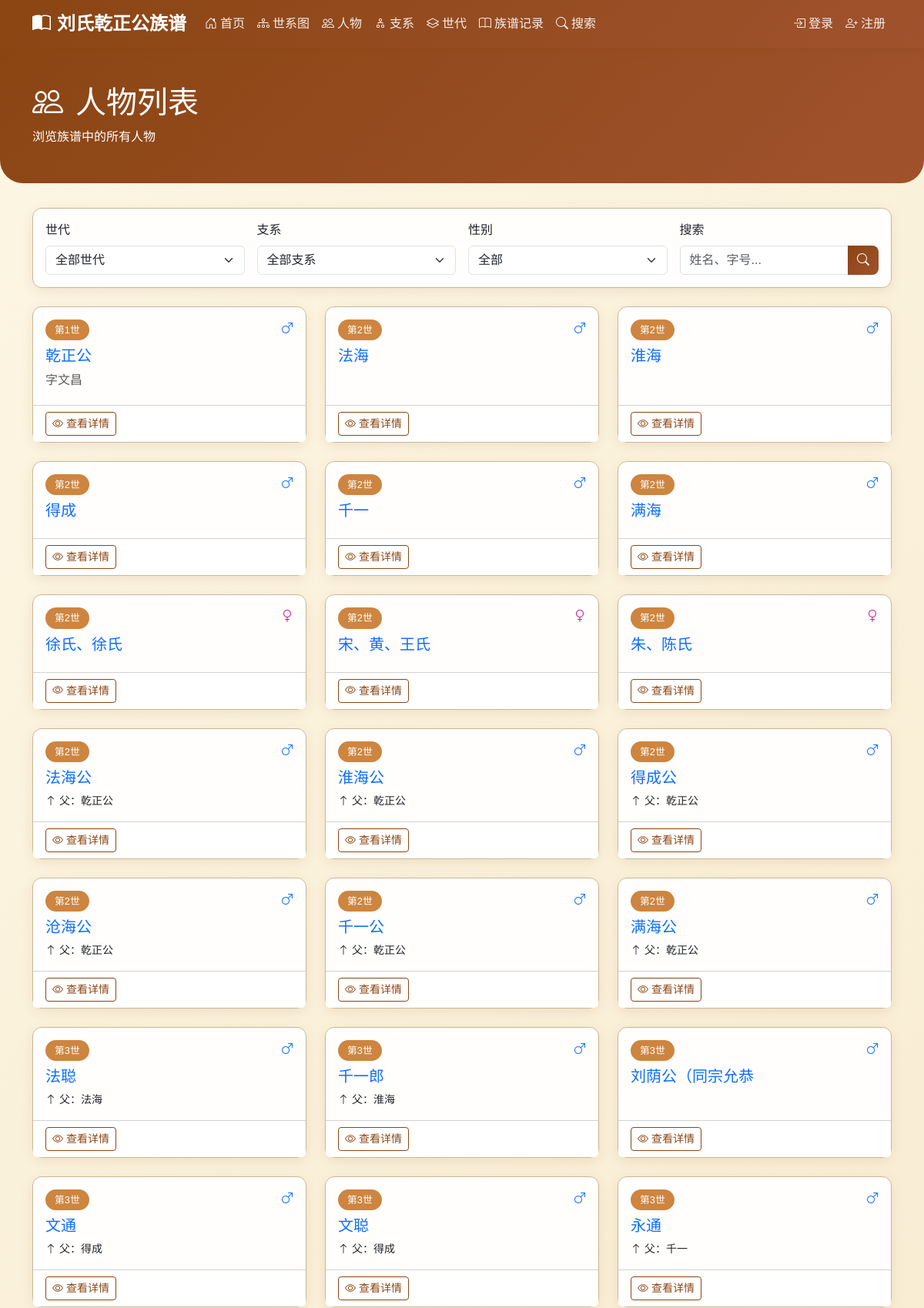
The app's page /persons/ (upper part) with its own data.
### django_backup/genealogy/models.py (models this page shows, shortened)
class Person(models.Model):
    GENDER_CHOICES = [
        ('M', '男'),
        ('F', '女'),
    ]
    name = models.CharField(max_length=100, verbose_name='姓名')
    courtesy_name = models.CharField(max_length=100, blank=True, verbose_name='字')
    art_name = models.CharField(max_length=100, blank=True, verbose_name='号')
    alias = models.CharField(max_length=100, blank=True, verbose_name='别名')
    generation_char = models.CharField(max_length=10, blank=True, verbose_name='辈份字')
    gender = models.CharField(max_length=1, choices=GENDER_CHOICES, default='M', verbose_name='性别', help_text='性别变动后需要先保存，然后重新加载页面以更新配偶关系选项')
    is_outsider = models.BooleanField(default=False, verbose_name='是否为外族配偶', help_text='外族配偶状态变动后，世代选项会自动更新；若需更新配偶关系选项，请保存并重新加载页面')
    generation = models.ForeignKey(
        Generation,
        on_delete=models.CASCADE,
        related_name='persons',
        verbose_name='世代',
        null=True,
        blank=True
    )
    father = models.ForeignKey(
        'self',
        on_delete=models.SET_NULL,
        null=True,
        blank=True,
        related_name='children_as_father',
        verbose_name='父亲',
        limit_choices_to={'gender': 'M'}
    )
    mother = models.ForeignKey(
        'self',
        on_delete=models.SET_NULL,
        null=True,
        blank=True,
        related_name='children_as_mother',
        verbose_name='母亲',
        limit_choices_to={'gender': 'F'}
    )
    spouses = models.ManyToManyField(
        'self',
        through='SpouseRelation',
        through_fields=('husband', 'wife'),
        symmetrical=False,
        related_name='partners',
        blank=True,
        verbose_name='配偶'
    )
    branch = models.ForeignKey(
        Branch,
        on_delete=models.SET_NULL,
        null=True,
        blank=True,
        related_name='members',
        verbose_name='所属支系'
    )
    birth_year = models.IntegerField(null=True, blank=True, verbose_name='出生年份')
    death_year = models.IntegerField(null=True, blank=True, verbose_name='逝世年份')
    birth_place = models.CharField(max_length=200, blank=True, verbose_name='出生地')
    burial_place = models.CharField(max_length=300, blank=True, verbose_name='葬地')
    burial_fengshui = models.CharField(max_length=200, blank=True, verbose_name='墓形/风水')
    burial_direction = models.CharField(max_length=100, blank=True, verbose_name='坐向')
    biography = models.TextField(blank=True, verbose_name='生平简介')
    achievements = models.TextField(blank=True, verbose_name='主要事迹')
    descendants_location = models.TextField(blank=True, verbose_name='后裔分布')
    notes = models.TextField(blank=True, verbose_name='备注')
    order = models.IntegerField(default=0, verbose_name='排序')
    avatar = models.ImageField(
        upload_to='avatars/',
        blank=True,
        null=True,
        verbose_name='头像',
        validators=[validate_image_extension, validate_file_size]
    )
    related_user = models.OneToOneField(
        User,
        on_delete=models.SET_NULL,
        null=True,
        blank=True,
        related_name='related_person',
        verbose_name='关联用户'
    )
    account_status = models.CharField(
        max_length=20,
        choices=[
            ('active', '激活'),
            ('inactive', '未激活'),
            ('disabled', '禁用'),
        ],
        default='inactive',
        verbose_name='账号状态'
    )
    created_at = models.DateTimeField(auto_now_add=True, verbose_name='创建时间')
    updated_at = models.DateTimeField(auto_now=True, verbose_name='更新时间')
    created_by = models.ForeignKey(
        User,
        on_delete=models.SET_NULL,
        null=True,
        blank=True,
        related_name='created_persons',
        verbose_name='创建者'
    )
    class Meta:
        verbose_name = '人物'
        verbose_name_plural = '人物'
        ordering = ['generation__number', 'order', 'id']
    def get_absolute_url(self):
        return reverse('genealogy:person_detail', kwargs={'pk': self.pk})
    def has_avatar(self):
        """是否有头像"""
        return bool(self.avatar)
    has_avatar.short_description = '有头像'
    has_avatar.boolean = True

class Generation(models.Model):
    number = models.IntegerField(verbose_name='世代数')
    is_spouse = models.BooleanField(default=False, verbose_name='是否为配偶世代')
    name = models.CharField(max_length=50, blank=True, verbose_name='世代名称')
    description = models.TextField(blank=True, verbose_name='描述')
    class Meta:
        verbose_name = '世代'
        verbose_name_plural = '世代'
        ordering = ['number', 'is_spouse']
        unique_together = ['number', 'is_spouse']

### django_backup/genealogy/views.py (the view, shortened to what this page needs)
# urls.py: path('persons/', views.PersonListView.as_view(), name='person_list'),
class PersonListView(ListView):
    model = Person
    template_name = 'genealogy/person_list.html'
    context_object_name = 'persons'
    paginate_by = 50
    def get_queryset(self):
        queryset = Person.objects.select_related('generation', 'father', 'branch')
        generation = self.request.GET.get('generation')
        if generation:
            queryset = queryset.filter(generation__number=generation)
        branch = self.request.GET.get('branch')
        if branch:
            queryset = queryset.filter(branch_id=branch)
        gender = self.request.GET.get('gender')
        if gender:
            queryset = queryset.filter(gender=gender)
        search = self.request.GET.get('search')
        return queryset.order_by('generation__number', 'order', 'id')
    def get_context_data(self, **kwargs):
        context = super().get_context_data(**kwargs)
        context['generations'] = Generation.objects.filter(is_spouse=False).all()
        context['branches'] = Branch.objects.all()
        context['search_query'] = self.request.GET.get('search', '')
        return context

### django_backup/genealogy/models.py (called while the page is built)
    def save(self, *args, **kwargs):
        if not self.visit_date:
            self.visit_date = self.timestamp.date() if self.timestamp else timezone.now().date()
        super().save(*args, **kwargs)

### django_backup/templates/genealogy/person_list.html (shortened to what this page needs)
{% extends 'base.html' %}
{% block content %}
<div class="page-header">
    <div class="container">
        <h1 class="serif"><i class="bi bi-people me-3"></i>人物列表</h1>
        <p class="mb-0">浏览族谱中的所有人物</p>
    </div>
</div>
<div class="container">
    <div class="card mb-4">
        <div class="card-body">
            <form method="get" class="row g-3">
                <div class="col-md-3">
                    <label class="form-label">世代</label>
                    <select name="generation" class="form-select">
                        <option value="">全部世代</option>
                    </select>
                </div>
                <div class="col-md-3">
                    <label class="form-label">支系</label>
                    <select name="branch" class="form-select">
                        <option value="">全部支系</option>
                    </select>
                </div>
                <div class="col-md-3">
                    <label class="form-label">性别</label>
                    <select name="gender" class="form-select">
                        <option value="">全部</option>
                    </select>
                </div>
                <div class="col-md-3">
                    <label class="form-label">搜索</label>
                    <div class="input-group">
                        <input type="text" name="search" class="form-control"
                               placeholder="姓名、字号..." value="{{ search_query }}">
                        <button class="btn btn-primary" type="submit">
                            <i class="bi bi-search"></i>
                        </button>
                    </div>
                </div>
            </form>
        </div>
    </div>
    <div class="row">
        {% for person in persons %}
        <div class="col-md-6 col-lg-4 mb-4">
            <div class="card h-100">
                <div class="card-body">
                    <div class="d-flex justify-content-between align-items-start mb-2">
                        <span class="generation-badge">第{{ person.generation.number }}世</span>
                        {% if person.gender == 'M' %}
                        <i class="bi bi-gender-male text-primary"></i>
                        {% else %}
                        <i class="bi bi-gender-female" style="color: #C71585;"></i>
                        {% endif %}
                    </div>
                    <h5 class="card-title serif">
                        <a href="{{ person.get_absolute_url }}" class="text-decoration-none">
                            {{ person.name }}
                        </a>
                    </h5>
                    {% if person.courtesy_name %}
                    <p class="card-text text-muted mb-1">字{{ person.courtesy_name }}</p>
                    {% endif %}
                    {% if person.father %}
                    <p class="card-text small">
                        <i class="bi bi-arrow-up me-1"></i>父：{{ person.father.name }}
                    </p>
                    {% endif %}
                </div>
                <div class="card-footer bg-white">
                    <a href="{{ person.get_absolute_url }}" class="btn btn-sm btn-outline-primary">
                        <i class="bi bi-eye me-1"></i>查看详情
                    </a>
                </div>
            </div>
        </div>
        {% empty %}
        <div class="col-12">
            <div class="alert alert-info text-center">
                <i class="bi bi-info-circle me-2"></i>没有找到符合条件的人物
            </div>
        </div>
        {% endfor %}
    </div>
</div>
{% endblock %}

### django_backup/templates/base.html (style rules this page uses)
:root { --primary-color: #8B4513; --secondary-color: #A0522D; --accent-color: #CD853F; --light-bg: #FDF6E3; --dark-text: #3D2914; --border-color: #C9B896; }
body { font-family: 'Microsoft YaHei', 'PingFang SC', 'Hiragino Sans GB', 'Noto Sans SC', sans-serif; background: linear-gradient(135deg, #FDF6E3 0%, #F5E6C8 100%); min-height: 100vh; color: var(--dark-text); }
h1, h2, h3, h4, h5, h6, .serif { font-family: 'SimSun', 'Songti SC', 'STSong', 'Noto Serif SC', serif; }
.card { background: rgba(255, 255, 255, 0.95); border: 1px solid var(--border-color); border-radius: 12px; box-shadow: 0 4px 15px rgba(139, 69, 19, 0.1); transition: all 0.3s; }
.btn-primary { background: linear-gradient(135deg, var(--primary-color) 0%, var(--secondary-color) 100%); border: none; border-radius: 8px; }
.btn-outline-primary { color: var(--primary-color); border-color: var(--primary-color); }
.page-header { background: linear-gradient(135deg, var(--primary-color) 0%, var(--secondary-color) 100%); color: white; padding: 3rem 0; margin-bottom: 2rem; border-radius: 0 0 30px 30px; }
.generation-badge { display: inline-block; padding: 4px 12px; background: var(--accent-color); color: white; border-radius: 15px; font-size: 0.8rem; margin-right: 8px; }

### records on screen
Person: generation.number "1", gender "M" (drawn), name "乾正公", courtesy_name "文昌"
Person: generation.number "2", gender "M" (drawn), name "法海"
Person: generation.number "2", gender "M" (drawn), name "淮海"
Person: generation.number "2", gender "M" (drawn), name "得成"
Person: generation.number "2", gender "M" (drawn), name "千一"
Person: generation.number "2", gender "M" (drawn), name "满海"
Person: generation.number "2", gender "F" (drawn), name "徐氏、徐氏"
Person: generation.number "2", gender "F" (drawn), name "宋、黄、王氏"
Person: generation.number "2", gender "F" (drawn), name "朱、陈氏"
Person: generation.number "2", gender "M" (drawn), name "法海公", father.name "乾正公"
Person: generation.number "2", gender "M" (drawn), name "淮海公", father.name "乾正公"
Person: generation.number "2", gender "M" (drawn), name "得成公", father.name "乾正公"
Person: generation.number "2", gender "M" (drawn), name "沧海公", father.name "乾正公"
Person: generation.number "2", gender "M" (drawn), name "千一公", father.name "乾正公"
Person: generation.number "2", gender "M" (drawn), name "满海公", father.name "乾正公"
Person: generation.number "3", gender "M" (drawn), name "法聪", father.name "法海"
Person: generation.number "3", gender "M" (drawn), name "千一郎", father.name "淮海"
Person: generation.number "3", gender "M" (drawn), name "刘荫公（同宗允恭"
Person: generation.number "3", gender "M" (drawn), name "文通", father.name "得成"
Person: generation.number "3", gender "M" (drawn), name "文聪", father.name "得成"
Person: generation.number "3", gender "M" (drawn), name "永通", father.name "千一"
